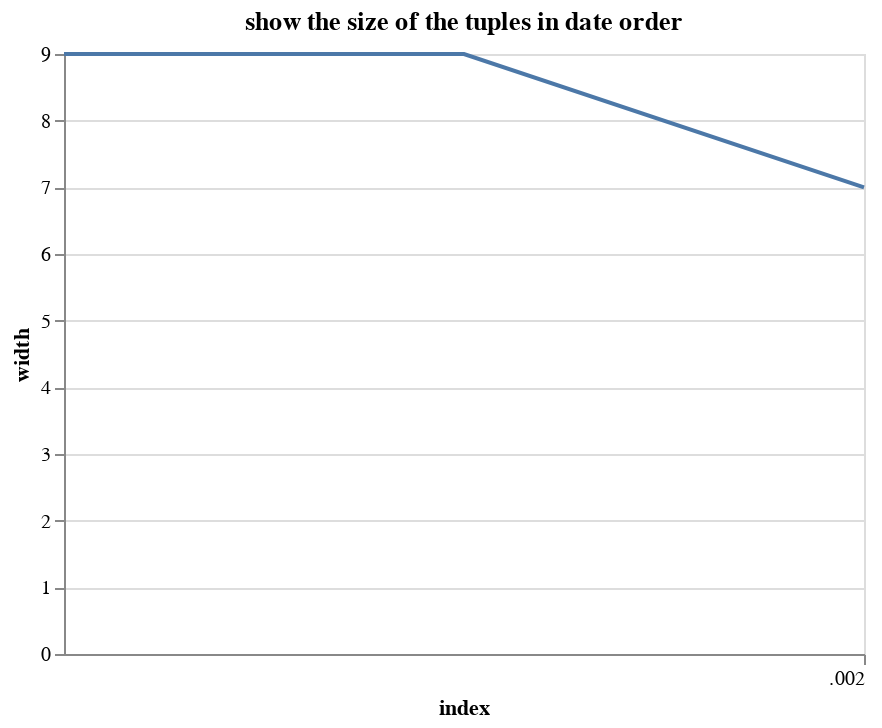

The code cell stored with this chart in its notebook:
### Markdown cell above
Looking at the above histogram, there are a lot of short tuples (these are probably the height, leaf information automaticaly recorded) but 1/3 of the records are long, containing many fields).  We have seen some of those records above already.  Try to look at the widths and when they are captured.  This might not be a correct rendering:

### Code cell
alt.Chart(width_df.reset_index(),title="show the size of the tuples in date order").mark_line().encode(
    alt.Y("width:Q"),
    alt.X('index:T')
)

### Figure 1 — Vega-Lite specification as saved in the notebook (floating-point values rounded to 4 significant figures)
{"config": {"view": {"continuousWidth": 400, "continuousHeight": 300}}, "data": {"name": "data-0611fb0c68e26ad2ffe067eee29ed97e"}, "mark": "line", "encoding": {"x": {"type": "temporal", "field": "index"}, "y": {"type": "quantitative", "field": "width"}}, "title": "show the size of the tuples in date order", "$schema": "https://vega.github.io/schema/vega-lite/v4.0.0.json", "datasets": {"data-0611fb0c68e26ad2ffe067eee29ed97e": [{"index": 0, "width": 9}, {"index": 1, "width": 9}, {"index": 2, "width": 7}]}}
